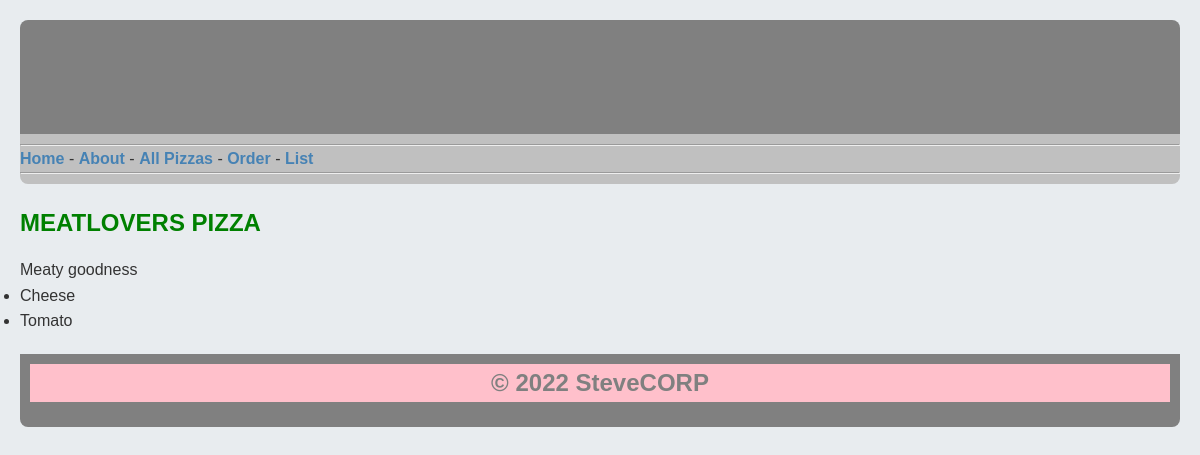
Screenshot of /pizza/4 with the database file from the repository.
### tables this page shows
CREATE TABLE Pizza (id INTEGER PRIMARY KEY AUTOINCREMENT, name STRING (80), description TEXT (250), base INTEGER REFERENCES Base (id), toppings STRING, picture STRING);

CREATE TABLE Topping (id INTEGER PRIMARY KEY AUTOINCREMENT, name STRING (80), description TEXT (250));

### main.py (the view)
@app.route('/pizza/<int:id>')
def pizza(id):
    conn = sqlite3.connect('pizza.db')
    cur = conn.cursor()
    cur.execute('SELECT * FROM Pizza WHERE id=?;', (id,))
    pizza = cur.fetchone()
    cur.execute('SELECT name FROM Topping WHERE id IN (SELECT tid FROM PizzaTopping WHERE pid=?)', (id,))
    toppings = cur.fetchall()
    print(pizza, toppings)  # DEBUG
    conn.close()
    if pizza is None:
        abort(404)
    title = pizza[1].upper() + ' PIZZA'
    return render_template('pizza.html', page_title=title, pizza=pizza, toppings=toppings)

### templates/pizza.html
{% extends 'layout.html' %}
{% block content %}
<h2 style="color:green;">{{ page_title }}</h2>
<p>{{ pizza[2] }}</p>
<ul>
    {% for topping in toppings %}
        <li>{{ topping[0] }}</li>
    {% endfor %}
</ul>
{% endblock %}

### static/style.css (style rules this page uses)
* { margin: 0; padding: 0; box-sizing: border-box; }
body { font-family: 'Arial', sans-serif; line-height: 1.6; color: #333333; background-color: #E8ECEF; margin: 0 auto; max-width: 1200px; padding: 20px; }
h1, h2 { color: #808080; margin-bottom: 15px; }
h2 { font-size: 1.5em; }

### rows the page displays
Pizza: description "Meaty goodness"
Topping: name "Cheese"
Topping: name "Tomato"

### other values shown
{{ page_title }} "MEATLOVERS PIZZA"
